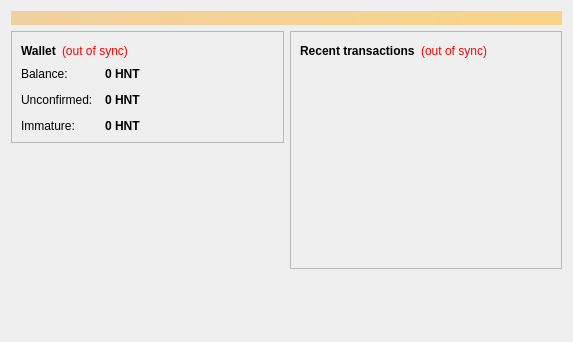
<?xml version="1.0" encoding="UTF-8"?>
<ui version="4.0">
 <class>OverviewPage</class>
 <widget class="QWidget" name="OverviewPage">
  <property name="geometry">
   <rect>
    <x>0</x>
    <y>0</y>
    <width>573</width>
    <height>342</height>
   </rect>
  </property>
  <property name="windowTitle">
   <string>Form</string>
  </property>
  <layout class="QVBoxLayout" name="topLayout">
   <item>
    <widget class="QLabel" name="labelAlerts">
     <property name="visible">
      <bool>false</bool>
     </property>
     <property name="styleSheet">
      <string notr="true">background-color: qlineargradient(x1: 0, y1: 0, x2: 1, y2: 0, stop:0 #F0D0A0, stop:1 #F8D488); color:#000000;</string>
     </property>
     <property name="wordWrap">
      <bool>true</bool>
     </property>
     <property name="margin">
      <number>3</number>
     </property>
    </widget>
   </item>
   <item>
    <layout class="QHBoxLayout" name="horizontalLayout" stretch="1,1">
     <item>
      <layout class="QVBoxLayout" name="verticalLayout_2">
       <item>
        <widget class="QFrame" name="frame">
         <property name="frameShape">
          <enum>QFrame::StyledPanel</enum>
         </property>
         <property name="frameShadow">
          <enum>QFrame::Raised</enum>
         </property>
         <layout class="QVBoxLayout" name="verticalLayout_4">
          <item>
           <layout class="QHBoxLayout" name="horizontalLayout_4">
            <item>
             <widget class="QLabel" name="label_5">
              <property name="font">
               <font>
                <weight>75</weight>
                <bold>true</bold>
               </font>
              </property>
              <property name="text">
               <string>Wallet</string>
              </property>
             </widget>
            </item>
            <item>
             <widget class="QLabel" name="labelWalletStatus">
              <property name="toolTip">
               <string>The displayed information may be out of date. Your wallet automatically synchronizes with the Honestcoin network after a connection is established, but this process has not completed yet.</string>
              </property>
              <property name="styleSheet">
               <string notr="true">QLabel { color: red; }</string>
              </property>
              <property name="text">
               <string notr="true">(out of sync)</string>
              </property>
              <property name="alignment">
               <set>Qt::AlignLeading|Qt::AlignLeft|Qt::AlignVCenter</set>
              </property>
             </widget>
            </item>
            <item>
             <spacer name="horizontalSpacer_2">
              <property name="orientation">
               <enum>Qt::Horizontal</enum>
              </property>
              <property name="sizeHint" stdset="0">
               <size>
                <width>40</width>
                <height>20</height>
               </size>
              </property>
             </spacer>
            </item>
           </layout>
          </item>
          <item>
           <layout class="QFormLayout" name="formLayout_2">
            <property name="fieldGrowthPolicy">
             <enum>QFormLayout::AllNonFixedFieldsGrow</enum>
            </property>
            <property name="horizontalSpacing">
             <number>12</number>
            </property>
            <property name="verticalSpacing">
             <number>12</number>
            </property>
            <item row="0" column="0">
             <widget class="QLabel" name="label">
              <property name="text">
               <string>Balance:</string>
              </property>
             </widget>
            </item>
            <item row="0" column="1">
             <widget class="QLabel" name="labelBalance">
              <property name="font">
               <font>
                <weight>75</weight>
                <bold>true</bold>
               </font>
              </property>
              <property name="cursor">
               <cursorShape>IBeamCursor</cursorShape>
              </property>
              <property name="toolTip">
               <string>Your current balance</string>
              </property>
              <property name="text">
               <string notr="true">0 HNT</string>
              </property>
              <property name="textInteractionFlags">
               <set>Qt::LinksAccessibleByMouse|Qt::TextSelectableByKeyboard|Qt::TextSelectableByMouse</set>
              </property>
             </widget>
            </item>
            <item row="1" column="0">
             <widget class="QLabel" name="label_3">
              <property name="text">
               <string>Unconfirmed:</string>
              </property>
             </widget>
            </item>
            <item row="1" column="1">
             <widget class="QLabel" name="labelUnconfirmed">
              <property name="font">
               <font>
                <weight>75</weight>
                <bold>true</bold>
               </font>
              </property>
              <property name="cursor">
               <cursorShape>IBeamCursor</cursorShape>
              </property>
              <property name="toolTip">
               <string>Total of transactions that have yet to be confirmed, and do not yet count toward the current balance</string>
              </property>
              <property name="text">
               <string notr="true">0 HNT</string>
              </property>
              <property name="textInteractionFlags">
               <set>Qt::LinksAccessibleByMouse|Qt::TextSelectableByKeyboard|Qt::TextSelectableByMouse</set>
              </property>
             </widget>
            </item>
            <item row="2" column="0">
             <widget class="QLabel" name="labelImmatureText">
              <property name="text">
               <string>Immature:</string>
              </property>
             </widget>
            </item>
            <item row="2" column="1">
             <widget class="QLabel" name="labelImmature">
              <property name="font">
               <font>
                <weight>75</weight>
                <bold>true</bold>
               </font>
              </property>
              <property name="toolTip">
               <string>Mined balance that has not yet matured</string>
              </property>
              <property name="text">
               <string notr="true">0 HNT</string>
              </property>
              <property name="textInteractionFlags">
               <set>Qt::LinksAccessibleByMouse|Qt::TextSelectableByKeyboard|Qt::TextSelectableByMouse</set>
              </property>
             </widget>
            </item>
           </layout>
          </item>
         </layout>
        </widget>
       </item>
       <item>
        <spacer name="verticalSpacer">
         <property name="orientation">
          <enum>Qt::Vertical</enum>
         </property>
         <property name="sizeHint" stdset="0">
          <size>
           <width>20</width>
           <height>40</height>
          </size>
         </property>
        </spacer>
       </item>
      </layout>
     </item>
     <item>
      <layout class="QVBoxLayout" name="verticalLayout_3">
       <item>
        <widget class="QFrame" name="frame_2">
         <property name="frameShape">
          <enum>QFrame::StyledPanel</enum>
         </property>
         <property name="frameShadow">
          <enum>QFrame::Raised</enum>
         </property>
         <layout class="QVBoxLayout" name="verticalLayout">
          <item>
           <layout class="QHBoxLayout" name="horizontalLayout_2">
            <item>
             <widget class="QLabel" name="label_4">
              <property name="text">
               <string>&lt;b&gt;Recent transactions&lt;/b&gt;</string>
              </property>
             </widget>
            </item>
            <item>
             <widget class="QLabel" name="labelTransactionsStatus">
              <property name="toolTip">
               <string>The displayed information may be out of date. Your wallet automatically synchronizes with the Honestcoin network after a connection is established, but this process has not completed yet.</string>
              </property>
              <property name="styleSheet">
               <string notr="true">QLabel { color: red; }</string>
              </property>
              <property name="text">
               <string notr="true">(out of sync)</string>
              </property>
              <property name="alignment">
               <set>Qt::AlignRight|Qt::AlignTrailing|Qt::AlignVCenter</set>
              </property>
             </widget>
            </item>
            <item>
             <spacer name="horizontalSpacer">
              <property name="orientation">
               <enum>Qt::Horizontal</enum>
              </property>
              <property name="sizeHint" stdset="0">
               <size>
                <width>40</width>
                <height>20</height>
               </size>
              </property>
             </spacer>
            </item>
           </layout>
          </item>
          <item>
           <widget class="QListView" name="listTransactions">
            <property name="styleSheet">
             <string notr="true">QListView { background: transparent; }</string>
            </property>
            <property name="frameShape">
             <enum>QFrame::NoFrame</enum>
            </property>
            <property name="verticalScrollBarPolicy">
             <enum>Qt::ScrollBarAlwaysOff</enum>
            </property>
            <property name="horizontalScrollBarPolicy">
             <enum>Qt::ScrollBarAlwaysOff</enum>
            </property>
            <property name="selectionMode">
             <enum>QAbstractItemView::NoSelection</enum>
            </property>
           </widget>
          </item>
         </layout>
        </widget>
       </item>
       <item>
        <spacer name="verticalSpacer_2">
         <property name="orientation">
          <enum>Qt::Vertical</enum>
         </property>
         <property name="sizeHint" stdset="0">
          <size>
           <width>20</width>
           <height>40</height>
          </size>
         </property>
        </spacer>
       </item>
      </layout>
     </item>
    </layout>
   </item>
  </layout>
 </widget>
 <resources/>
 <connections/>
</ui>
